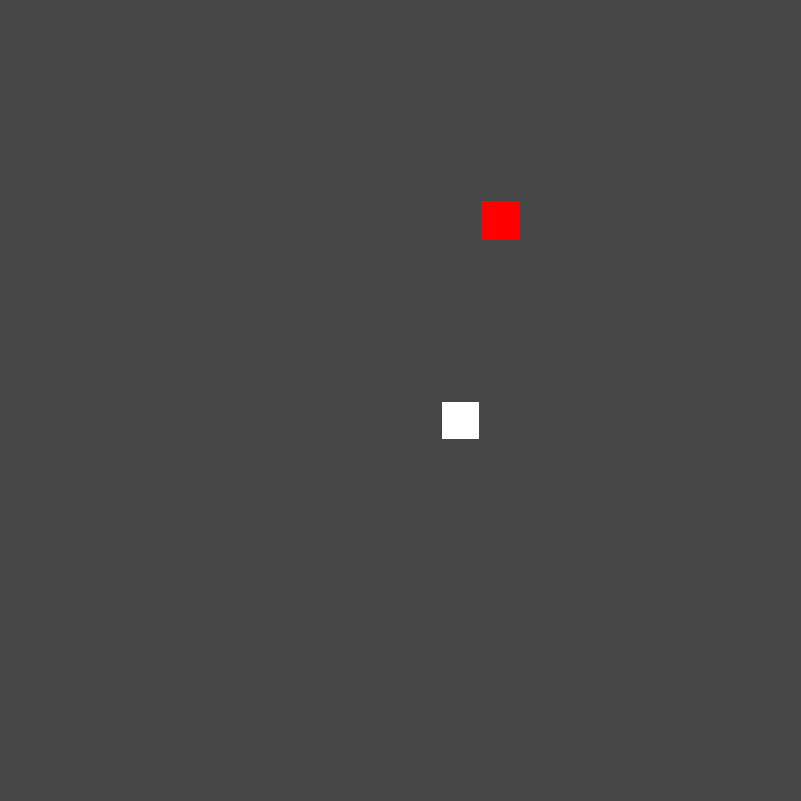
Frame 1 (no input)
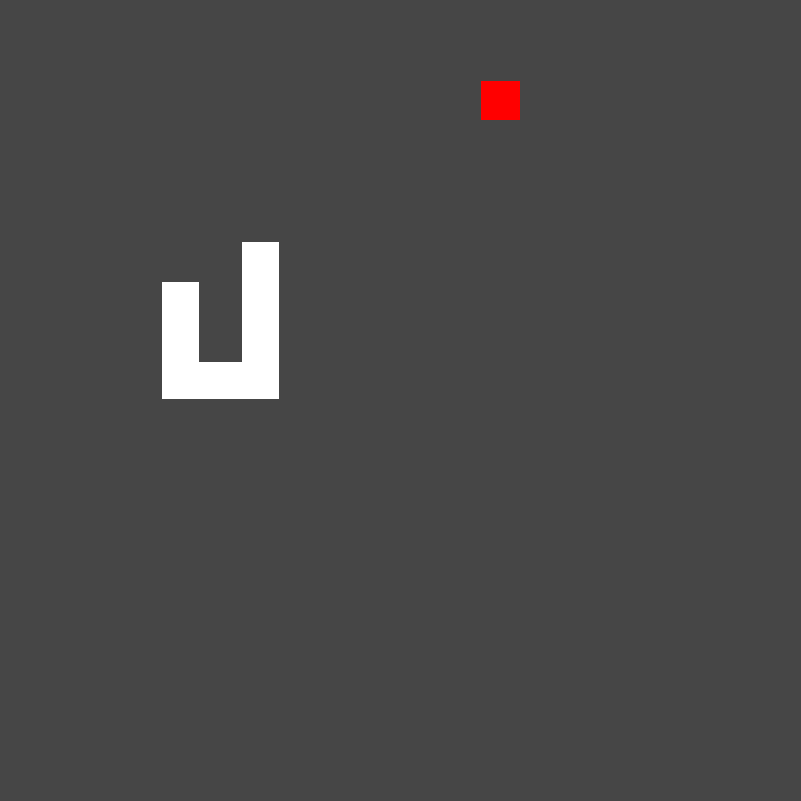
Frame 60 (the mouse pressed at the canvas centre just before this capture)
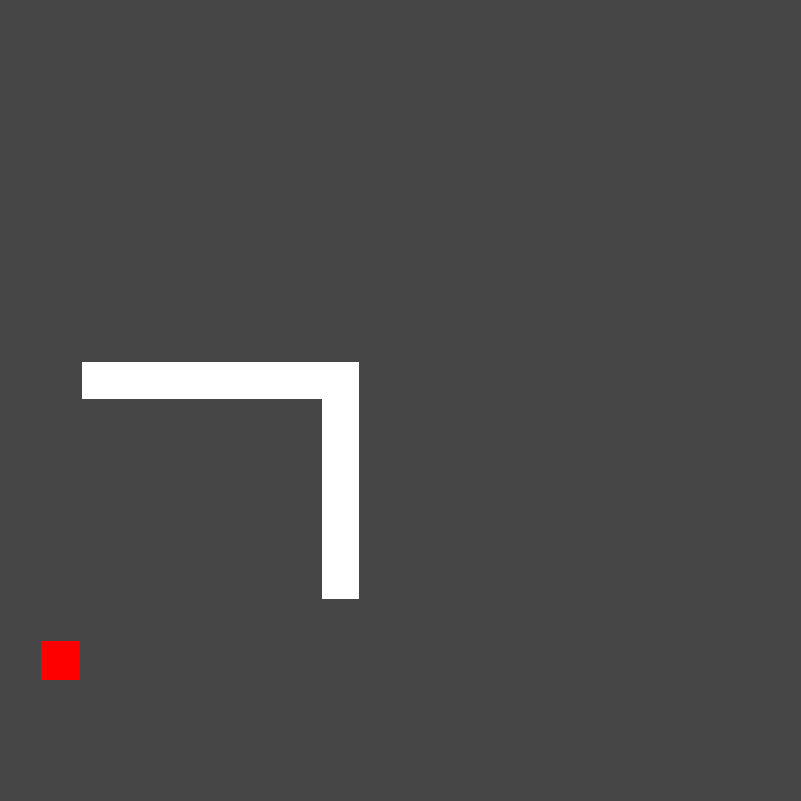
Frame 120 (the mouse held since frame 60 and released just before this capture)

The Processing sketch that drew these frames (run headless with seeded random() and noise(); from frame 60 on, the mouse is pressed at the canvas centre):

// Processing sketch: SnakeDijkstraAI
// ── SnakeDijkstraAI.pde
int fps = 300;

// Board 36x27
int horSqrs = 20;
int verSqrs = 20;
// Board 12x12
// int horSqrs = 12;
// int verSqrs = 12;

// Window mode for 36x27 board
//int scl = 22;
// Full screen, 36x27 board
//  int scl = 20;
// Full screen, 12x12 board
 int scl = 40;

// Colors
int bgcol = color(70, 70, 70);
int gridcol = color(70, 70, 70);
int snakecol = color(255, 255, 255);
int foodcol = color(255, 0, 0);
boolean gamePaused = false;
boolean justDijkstra = false;

Snake snake;
PVector food_pos = new PVector(floor(random(horSqrs))*scl, floor(random(verSqrs))*scl);

void settings() {
  size(scl*horSqrs+1, scl*verSqrs+1);
}

void setup() {
  grid(gridcol);
  snake = new Snake(false);
  updateFood();
  renderFood();
}

// int p = 0;
void draw() {
  if(!gamePaused) {
    frameRate(fps);
    background(bgcol);
    grid(gridcol);
    snake.update();
    updateFood();
    snake.search();
    // p = 0;
    snake.render();
    renderFood();
    // if(snake.controller.mainSearch.size() == 0 && snake.controller.inLongestPath && p==2) {
    //   delay(3000);
    // }
  }
}

void grid(color col) {
  for(int i = 0; i < horSqrs + 1; i++) {
    stroke(col);
    line(scl*i, 0, scl*i, verSqrs*scl); 
  }
  for(int i = 0; i < verSqrs + 1; i++) {
    stroke(col);
    line(0, scl*i, horSqrs*scl, scl*i); 
  }
}

void updateFood() {
  if(snake.ateFood()) {
    boolean match = true;
    while(match) {
      match = false;
      food_pos.x = floor(random(horSqrs))*scl; 
      food_pos.y = floor(random(verSqrs))*scl;
      //food does not appear where the snake's body is
      for(int i = 0; i < snake.pos.length; i++) {
        if(food_pos.x == snake.pos[i].x && food_pos.y == snake.pos[i].y) {
          match = true;
        }
      }
    }
  }
}
void renderFood() {
  fill(foodcol);
  noStroke();
  rect(food_pos.x + 1, food_pos.y + 1, scl - 1, scl - 1);
}

boolean isOutsideWorld(PVector pos) {
  if(pos.x >= scl*horSqrs || pos.x < 0 || pos.y >= scl*verSqrs || pos.y < 0) {
    return true;
  }
  return false;
}

void keyPressed() {  
  if (key == 'd') {
    justDijkstra = !justDijkstra;
  }
  if (key == 'k') {
    gamePaused = !gamePaused;
  }
  if(key == 'l') {
    switch (fps) {
      case 5 :
        fps = 15;
      case 15 :
        fps = 30;
      break;
      case 30 :
        fps = 100;
      break;
      case 100 :
        fps = 200;
      break;
      case 200 :
        fps = 300;
      break;	
      default :
      break;	
    }
  }
  if(key == 'j') {
    switch (fps) {
      case 300 :
        fps = 200;
      break;
      case 200 :
        fps = 100;
      break;	
      case 100 :
        fps = 30;
      case 30 :
        fps = 15;
      case 15 :
        fps = 5;
      break;
      default :
      break;	
    }
  }
}

// ── Node.pde
class Node{
	boolean isObstacle;
	int x;
	int y;
	float g;
	float h;
	Node parent;
	
	Node(int x, int y, boolean isObstacle){
		this.isObstacle = isObstacle;
		this.x = x;
		this.y = y;
		this.g = 0f;
		this.h = 0f;
        this.parent = null;
	}
}
// ── Snake.pde
class Snake {
  int length = 0;
  boolean justAte = false;
  Controller controller = new Controller();
  PVector[] pos = new PVector[1]; // array of snake body positions
  PVector vel = new PVector(1,0);
  PVector prev_head = new PVector(0,0);
  
  Snake(boolean isVirtual) {
    vel.mult(scl);
    pos[0] = new PVector(floor(horSqrs/2)*scl,floor(verSqrs/2)*scl);
    // render only if it's not virtual
    if(!isVirtual) {
      this.square(pos[0].x, pos[0].y);
    }
  }
  
  /* Executed in each frame, this contains all the main logic of the Snake game */
  void update() {
    justAte = false;
    prev_head = pos[0].get();
    pos[0].add(vel);
    this.checkEatFood();
    this.checkBoundaries();
    this.move();
    this.checkCollBody();
  }

  // Executed in each frame, this is the search
  void render() {
    for(int i = 0; i < this.pos.length-1; i++) {
      square(this.pos[i].x, this.pos[i].y);
      if(pos[i].x == pos[i+1].x) {
        if(pos[i].y < pos[i+1].y) {
          rect(pos[i].x + 2, pos[i].y + scl - 1, scl - 3, 3);
        }
        if(pos[i].y > pos[i+1].y) {
          rect(pos[i].x + 2, pos[i+1].y + scl - 1, scl - 3, 3);
        }
      }
      if(pos[i].y == pos[i+1].y) {
        if(pos[i].x < pos[i+1].x) {
          rect(pos[i].x + scl - 1, pos[i].y + 2, 3, scl - 3);
        }
        if(pos[i].x > pos[i+1].x) {
          rect(pos[i+1].x + scl - 1, pos[i].y + 2, 3, scl - 3);
        }
      }
    }
    square(pos[pos.length-1].x, pos[pos.length-1].y); // draw the last part of the body
  }
  
  // Move the snake's body
  void move() {
    PVector previous = this.prev_head.copy();
    PVector previous_copy = this.prev_head.copy(); 
    for(int i = 1; i < this.pos.length; i++) {
      previous = pos[i];
      pos[i] = previous_copy;
      previous_copy = previous;
    }
  }

  void search() {
    this.controller.control();
  }
  
  void checkEatFood() {
    if(this.pos[0].x == food_pos.x && this.pos[0].y == food_pos.y) { 
      this.eatsFood();
    }
  }
  
  // Extend the snake after eating
  void eatsFood() {
    //if(this.pos.length == 1) {
      //this.pos = (PVector[])append(this.pos, new PVector(this.prev_head.x, this.prev_head.y));
    //} else {
      this.pos = (PVector[])append(this.pos, new PVector(this.pos[this.pos.length - 1].x, this.pos[this.pos.length - 1].y));
    //}
  }
  
  boolean ateFood() {
    if(this.pos[0].x == food_pos.x && this.pos[0].y == food_pos.y) {
      justAte = true;
      return true;
    }
    return false;
  }
  
  void died() {
    gamePaused = true;
    //this.pos = new PVector[1];
    //this.pos[0] = new PVector(floor(random(horSqrs))*scl, floor(random(verSqrs))*scl);
  }
  
  void checkBoundaries() {
    if(isOutsideWorld(pos[0])) {
      this.died();
    }
  }
  
  void checkCollBody() {
    if(isInBody(this.pos[0])) {
      this.died();
    }
  }

  boolean isInBody(int x, int y) {
    for(int i = 1; i < this.pos.length; i++) {
      if(x*scl == this.pos[i].x && y*scl == this.pos[i].y) {
        return true;
      }
    }
    return false;
  }

  boolean isInBody(PVector position) {
    return isInBody(int(position.x/scl), int(position.y/scl));
  }
  
  void square(float x, float y) {
    noStroke();
    fill(snakecol);
    rect(x + 2, y + 2, scl - 3, scl - 3);
  }

  // To create a virtual copy of the snake
  Snake copy() {
    Snake copy = new Snake(true);
    copy.pos[0] = pos[0].copy();
    for (int i = 1; i < pos.length; ++i) {
      copy.pos = (PVector[])append(copy.pos, pos[i].copy());
    }
    copy.vel = vel.copy();
    copy.prev_head = prev_head.copy();

    return copy;
  }
}

// ── SnakeAI.pde
import java.util.PriorityQueue;
import java.util.HashSet;

public class Controller {

  boolean inLongestPath = false;
  ArrayList<PVector> longestPath = new ArrayList<PVector>();
  ArrayList<PVector> mainPathGeneral = new ArrayList<PVector>();
  ArrayList<PVector> mainPathGeneral2 = new ArrayList<PVector>();

  void control() {
    /* Search for a main path to the food using Dijkstra. */
    // print("Dijkstra called from line 12");
    mainPathGeneral = dijkstra(snake, int(food_pos.x/scl), int(food_pos.y/scl));
    // mainPathGeneral = astar(snake, int(food_pos.x/scl), int(food_pos.y/scl));
    // println(mainPathGeneral);
    // println(mainPathGeneral2);
    // println();
    // delay(30000);
    if(mainPathGeneral.size() > 0) {
      if(justDijkstra) {
        int[] mainHead = {int(snake.pos[0].x/scl), int(snake.pos[0].y/scl)};
        chooseSpeed(snake, mainPathGeneral.get(1), mainHead); 
      } else {
        Snake virtualSnake = snake.copy();
        int[] currentHead = {0,0};

        for (int i = 1; i < mainPathGeneral.size(); ++i) {
          currentHead[0] = int(virtualSnake.pos[0].x/scl);
          currentHead[1] = int(virtualSnake.pos[0].y/scl);
          chooseSpeed(virtualSnake, mainPathGeneral.get(i), currentHead);
          if(i == mainPathGeneral.size() - 1) {
            virtualSnake.eatsFood();
          }
          virtualSnake.update();
        }

        // print("Dijkstra called from line 36");
        ArrayList<PVector> tracebackBack = dijkstra(virtualSnake, int(virtualSnake.pos[virtualSnake.pos.length-1].x/scl), int(virtualSnake.pos[virtualSnake.pos.length-1].y/scl));
        // ArrayList<PVector> tracebackBack = astar(virtualSnake, int(virtualSnake.pos[virtualSnake.pos.length-1].x/scl), int(virtualSnake.pos[virtualSnake.pos.length-1].y/scl));
        int[] mainHead = {int(snake.pos[0].x/scl), int(snake.pos[0].y/scl)};

        if(tracebackBack.size() > 0) {
          // It won't get trapped and can choose the normal path found at the beginning
          chooseSpeed(snake, mainPathGeneral.get(1), mainHead);
          inLongestPath = false;
        } else { // But if it doesn't find it, it's best to search and follow the longest path to the tail until it stops getting trapped
          if(inLongestPath && longestPath.size() > 1) {
            chooseSpeed(snake, longestPath.get(1), mainHead);
            longestPath.remove(0);
          } else { 
            longestPathHeadTail(); 
          }
        }
      }
    } else {
      if(justDijkstra) {
        if(snake.isInBody(PVector.add(snake.pos[0], snake.vel)) || isOutsideWorld(PVector.add(snake.pos[0], snake.vel))) {
          PVector rotateRight = snake.vel.copy().rotate(HALF_PI);
          rotateRight.x = int(rotateRight.x);
          rotateRight.y = int(rotateRight.y);
          PVector rotateLeft = snake.vel.copy().rotate(-HALF_PI);
          rotateLeft.x = int(rotateLeft.x);
          rotateLeft.y = int(rotateLeft.y);
          if(!snake.isInBody(new PVector(snake.pos[0].x + rotateRight.x, snake.pos[0].y + rotateRight.y)) && !isOutsideWorld(new PVector(snake.pos[0].x + rotateRight.x, snake.pos[0].y + rotateRight.y))) {
            //println("Rotating to the right");
            snake.vel = rotateRight;
          } else if(!snake.isInBody(new PVector(snake.pos[0].x + rotateLeft.x, snake.pos[0].y + rotateLeft.y)) && !isOutsideWorld(new PVector(snake.pos[0].x + rotateLeft.x, snake.pos[0].y + rotateLeft.y))) {
            //println("Rotating to the left");
            snake.vel = rotateLeft;
          } else {
            //println("No way to go");
          }
        }
      } else { 
        int[] mainHead = {int(snake.pos[0].x/scl), int(snake.pos[0].y/scl)};
        if(inLongestPath && longestPath.size() > 1) {
          chooseSpeed(snake, longestPath.get(1), mainHead);
          longestPath.remove(0);
        } else {
          longestPathHeadTail();
        }
      }
    }
  }

  //Dijkstra
  ArrayList<PVector> dijkstra(Snake currentSnake, int destinyX, int destinyY) {
    int[][] nodes = new int[horSqrs][verSqrs];
    ArrayList<PVector> queue = new ArrayList<PVector>();
    boolean[][] checked = new boolean[horSqrs][verSqrs];
    int[] firstNode = {int(currentSnake.pos[0].x/scl), int(currentSnake.pos[0].y/scl)};
    PVector currentNode = new PVector(currentSnake.pos[0].x, currentSnake.pos[0].y);
    for (int i = 0; i < horSqrs; ++i) {
      for (int ii = 0; ii < verSqrs; ++ii) {
        if(firstNode[0] != i || firstNode[1] != ii) {
          nodes[i][ii] = Integer.MAX_VALUE;
          checked[i][ii] = false;
        } else {
          nodes[i][ii] = 0;
          checked[i][ii] = true;
        }
      }
    }

    queue.add(new PVector(firstNode[0], firstNode[1]));
    int i = 0;

    while(queue.size() != 0) {
      i++;

      int horIndex = int(queue.get(0).x);
      int verIndex = int(queue.get(0).y);
      
      int value = Integer.MAX_VALUE;
      value = checkSideNode(horIndex, 0, horIndex-1, verIndex, value, nodes, queue, currentSnake); // left
      value = checkSideNode(-horIndex, 1-horSqrs, horIndex+1, verIndex, value, nodes, queue, currentSnake); // right
      value = checkSideNode(verIndex, 0, horIndex, verIndex-1, value, nodes, queue, currentSnake); // up
      value = checkSideNode(-verIndex, 1-verSqrs, horIndex, verIndex+1, value, nodes, queue, currentSnake); // down

      queue.remove(0);
      if(int(horIndex) != firstNode[0] || int(verIndex) != firstNode[1]) {
        
        nodes[horIndex][verIndex] = value;
        checked[horIndex][verIndex] = true;
      }
    }

    ArrayList<PVector> tracebackNodes = new ArrayList<PVector>();
    int[] tracebackNode = {destinyX, destinyY};
    // tracebackNodes = new ArrayList<PVector>();
    tracebackNodes.add(new PVector(tracebackNode[0], tracebackNode[1]));
    boolean closed = false;
  
    while(tracebackNode[0] != firstNode[0] || tracebackNode[1] != firstNode[1]) {
      PVector move = lowestNextTo(tracebackNode[0], tracebackNode[1], nodes);
      if(move.x == -1 && move.y == -1) {
        return new ArrayList<PVector>();
      }
      tracebackNodes.add(0, move);
      tracebackNode[0] = int(move.x);
      tracebackNode[1] = int(move.y);
    }
    return tracebackNodes;
  }

  int checkSideNode(int checked, int checkTo, int checkHor, int checkVer, int cValue, int[][] nodes, ArrayList<PVector> queue, Snake cSnake) {
    if(checked > checkTo) {
      if(nodes[checkHor][checkVer] < Integer.MAX_VALUE) {
        if(nodes[checkHor][checkVer] < cValue) {
          return nodes[checkHor][checkVer] + 1;
        }
      } else {
        if(!cSnake.isInBody(checkHor, checkVer)) {
          if(!queue.contains(new PVector(checkHor, checkVer))) {
            queue.add(new PVector(checkHor, checkVer));
          }
        }
      }
    }
    return cValue;
  }

  //To check which node has the lowest value next to the one with coords. x, y
  PVector lowestNextTo(int x, int y, int[][] nodes) {
    int lowestXInd = 0;
    int lowestYInd = 0;
    int lowestValue = Integer.MAX_VALUE;
    boolean closed = true;

    if(x > 0) {
      if(nodes[x-1][y] < lowestValue) {
        closed = false;
        lowestValue = nodes[x-1][y] + 1;
        lowestXInd = x-1;
        lowestYInd = y;
      }
    }
    if(x < horSqrs - 1) {
      if(nodes[x+1][y] < lowestValue - 1) {
        closed = false;
        lowestValue = nodes[x+1][y] + 1;
        lowestXInd = x+1;
        lowestYInd = y;
      }
    }
    if(y > 0) {
      if(nodes[x][y-1] < lowestValue - 1) {
        closed = false;
        lowestValue = nodes[x][y-1] + 1;
        lowestXInd = x;
        lowestYInd = y-1;
      }
    }
    if(y < verSqrs - 1) {
      if(nodes[x][y+1] < lowestValue - 1) {
        closed = false;
        lowestValue = nodes[x][y+1] + 1;
        lowestXInd = x;
        lowestYInd = y+1;
      }
    }
    
    if(closed) {
      return new PVector(-1, -1);
    }
    return new PVector(lowestXInd, lowestYInd);
    
  }

  // Find the longest path to the tail.
  void longestPathHeadTail() {
    ArrayList<PVector> path = dijkstra(snake, int(snake.pos[snake.pos.length-1].x/scl), int(snake.pos[snake.pos.length-1].y/scl));
    // ArrayList<PVector> path = astar(snake, int(snake.pos[snake.pos.length-1].x/scl), int(snake.pos[snake.pos.length-1].y/scl));

    if(path.size() > 0) {
      boolean aPairFound = true;
      while(aPairFound) {
        aPairFound = false;
        for (int i = 0; i < path.size()-1; ++i) {
          //same column
          if(path.get(i).x == path.get(i+1).x) {
            // Expand to the left
            if(areValidForLongestPath(path.get(i).x-1, path.get(i).y, path.get(i+1).x-1, path.get(i+1).y, path, snake)) {
              path.add(i+1, new PVector(path.get(i).x-1, path.get(i).y));
              path.add(i+2, new PVector(path.get(i+2).x-1, path.get(i+2).y));
              aPairFound = true;
              break;
            // Expand to the right
            } else if(areValidForLongestPath(path.get(i).x+1, path.get(i).y, path.get(i+1).x+1, path.get(i+1).y, path, snake)) {
              path.add(i+1, new PVector(path.get(i).x+1, path.get(i).y));
              path.add(i+2, new PVector(path.get(i+2).x+1, path.get(i+2).y));
              aPairFound = true;
              break;
            }
          //same row
          } else if(path.get(i).y == path.get(i+1).y) {
            // Expand downward
            if(areValidForLongestPath(path.get(i).x, path.get(i).y+1, path.get(i+1).x, path.get(i+1).y+1, path, snake)) {
              path.add(i+1, new PVector(path.get(i).x, path.get(i).y+1));
              path.add(i+2, new PVector(path.get(i+2).x, path.get(i+2).y+1));
              aPairFound = true;
              break;
            // Expand upward
            } else if(areValidForLongestPath(path.get(i).x, path.get(i).y-1, path.get(i+1).x, path.get(i+1).y-1, path, snake)) {
              path.add(i+1, new PVector(path.get(i).x, path.get(i).y-1));
              path.add(i+2, new PVector(path.get(i+2).x, path.get(i+2).y-1));
              aPairFound = true;
              break;
            }
          }
        }
      }

      int[] mainHead = {int(snake.pos[0].x/scl), int(snake.pos[0].y/scl)};
      chooseSpeed(snake, path.get(1), mainHead);
      path.remove(0);
      longestPath = path;
      inLongestPath = true;
    }
  }

  boolean areValidForLongestPath(float x1, float y1, float x2, float y2, ArrayList<PVector> path, Snake cSnake) {
    if (!path.contains(new PVector(x1, y1)) && 
        !path.contains(new PVector(x2, y2)) && 
        !isOutsideWorld(new PVector(x1*scl, y1*scl)) &&
        !isOutsideWorld(new PVector(x2*scl, y2*scl)) && 
        !cSnake.isInBody(int(x1), int(y1)) &&
        !cSnake.isInBody(int(x2), int(y2)) &&
        (x1 != int(food_pos.x/scl) || y1 != int(food_pos.y/scl)) &&
        (x2 != int(food_pos.x/scl) || y2 != int(food_pos.y/scl))) {
      return true;
    }
    return false;
  }

  void chooseSpeed(Snake cSnake, PVector move, int[] cHead) {

    int horMove = int(move.x) - cHead[0];
    int verMove = int(move.y) - cHead[1];

    if(horMove == -1 && verMove == 0) {
      cSnake.vel.x = -scl;
      cSnake.vel.y = 0;
    } else if(horMove == 1 && verMove == 0) {
      cSnake.vel.x = scl;
      cSnake.vel.y = 0;
    } else if(horMove == 0 && verMove == -1) {
      cSnake.vel.x = 0;
      cSnake.vel.y = -scl;
    } else if(horMove == 0 && verMove == 1) {
      cSnake.vel.x = 0;
      cSnake.vel.y = scl;
    }
  }
}

// ── SnakeAstar.pde
import java.util.Collections;

ArrayList<PVector> astar(Snake currentSnake, int destinyX, int destinyY) {
  Node[][] nodes = new Node[verSqrs][horSqrs];
  PriorityQueue<Node> openList = new PriorityQueue<>((a,b)->Float.compare(a.h+a.g, b.h+b.g));
  HashSet<Node> closedList = new HashSet<>();
  int[] firstNode = {int(currentSnake.pos[0].x/scl), int(currentSnake.pos[0].y/scl)};
  for (int i = 0; i < horSqrs; ++i) {
      for (int ii = 0; ii < verSqrs; ++ii) {
          nodes[i][ii] = new Node(i, ii, currentSnake.isInBody(i, ii));
      }
  }
  
  Node start = nodes[firstNode[0]][firstNode[1]];
  Node target = nodes[destinyX][destinyY];

  openList.add(start);

  while(!openList.isEmpty()) {
      Node curr = openList.remove();
      closedList.add(curr);
      if(curr==target){
          Node temp = target;
          ArrayList<PVector> path = new ArrayList<>();
          while(temp!=start){
              path.add(new PVector(temp.x, temp.y));
              temp=temp.parent;
          }
          path.add(new PVector(temp.x, temp.y));
          Collections.reverse(path);
          return path; 
      }

      for(Node neighbour : getNeighbours(curr, nodes)){
          if(neighbour.isObstacle || closedList.contains(neighbour)) continue;
          float path;
          path = curr.g + manhattanDistance(curr, neighbour);
          if(neighbour.g>path || !openList.contains(neighbour)){
              neighbour.g = path;
              neighbour.h = manhattanDistance(neighbour, target);
              neighbour.parent = curr;
              if(!openList.contains(neighbour)){
                  openList.add(neighbour);
              }
          }
    }
  }
  return new ArrayList<PVector>();
}


ArrayList<Node> getNeighbours(Node node, Node[][] maze){
    ArrayList<Node> list = new ArrayList<>();
    int i = node.x;
    int j = node.y;
    if(i!=0) list.add(maze[i-1][j]);
    if(i!=maze.length-1) list.add(maze[i+1][j]);
    if(j!=0) list.add(maze[i][j-1]);
    if(j!=maze[0].length-1) list.add(maze[i][j+1]);
    return list;
}

float manhattanDistance(Node a, Node b){
	return Math.abs(a.x-b.x)+Math.abs(a.y-b.y);
}
